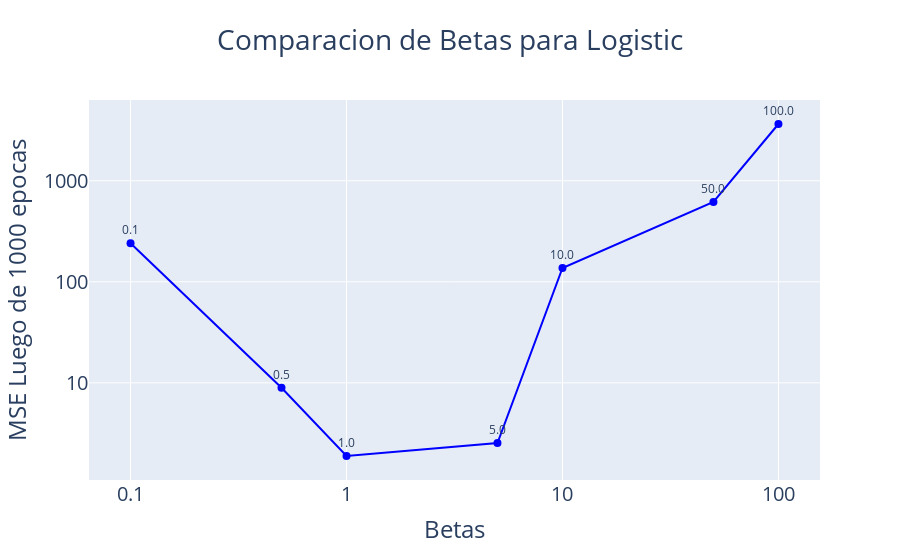

Write notebook code for a chart like this one.
### Code cell
import pandas as pd
import plotly.graph_objects as go

# Betas for analysis
betas = ["0.1", "0.5", "1", "5", "10", "50", "100"]
base_path = "../output/ej2/logistic/betatest/betatestb"

mse_values_list = []
fig = go.Figure()

for beta in betas:
    file_path = f'{base_path}{beta}.csv'  
    data = pd.read_csv(file_path)
    mse_values = data['error'].iloc[-1]  
    mse_values_list.append(mse_values)  

betas = list(map(float, betas))

fig.add_trace(go.Scatter(
    x=betas, 
    y=mse_values_list, 
    mode='markers+lines+text',  
    name='MSE',
    marker=dict(size=8, color='blue'),
    line=dict(dash='solid', color='blue'),
    text=betas,  
    textposition="top center",  
    textfont=dict(size=12),  
    hoverinfo='text+x+y'  
))

fig.update_layout(
    title={
        'text': "Comparacion de Betas para Logistic",
        'x': 0.5, 
        'xanchor': 'center',
        'font': {'size': 28}  
    },
    xaxis={
        'title': {'text': "Betas", 'font': {'size': 24}},  
        'tickfont': {'size': 20},
        'tickvals': [0.1, 1, 10, 100, 1000], 
        'ticktext': ['0.1', '1', '10', '100', '1000'],  
        'type': 'log'  
    },
    yaxis={
        'title': {'text': "MSE Luego de 1000 epocas", 'font': {'size': 24}},  
        'tickfont': {'size': 20},   
        'tickvals': [0, 1, 10, 100, 1000], 
        'ticktext': ['0', '1', '10', '100', '1000'],  
        'type': 'log' 
    },
    legend={
        'title': {'text': "Modelos", 'font': {'size': 24}},  
        'font': {'size': 20}  
    },
    template='plotly'
)

fig.show()

### Figure 1 — Plotly figure (JSON) as saved in the notebook; plotly's stock layout.template omitted (floating-point values rounded to 4 significant figures)
{"data": [{"hoverinfo": "text+x+y", "line": {"color": "blue", "dash": "solid"}, "marker": {"color": "blue", "size": 8}, "mode": "markers+lines+text", "name": "MSE", "text": ["0.1", "0.5", "1.0", "5.0", "10.0", "50.0", "100.0"], "textfont": {"size": 12}, "textposition": "top center", "x": [0.1, 0.5, 1.0, 5.0, 10.0, 50.0, 100.0], "y": [240.7, 8.93, 1.887, 2.532, 136.9, 617.8, 3648.0], "type": "scatter"}], "layout": {"title": {"font": {"size": 28}, "text": "Comparacion de Betas para Logistic", "x": 0.5, "xanchor": "center"}, "xaxis": {"title": {"font": {"size": 24}, "text": "Betas"}, "tickfont": {"size": 20}, "tickvals": [0.1, 1, 10, 100, 1000], "ticktext": ["0.1", "1", "10", "100", "1000"], "type": "log"}, "yaxis": {"title": {"font": {"size": 24}, "text": "MSE Luego de 1000 epocas"}, "tickfont": {"size": 20}, "tickvals": [0, 1, 10, 100, 1000], "ticktext": ["0", "1", "10", "100", "1000"], "type": "log"}, "legend": {"title": {"font": {"size": 24}, "text": "Modelos"}, "font": {"size": 20}}}}
